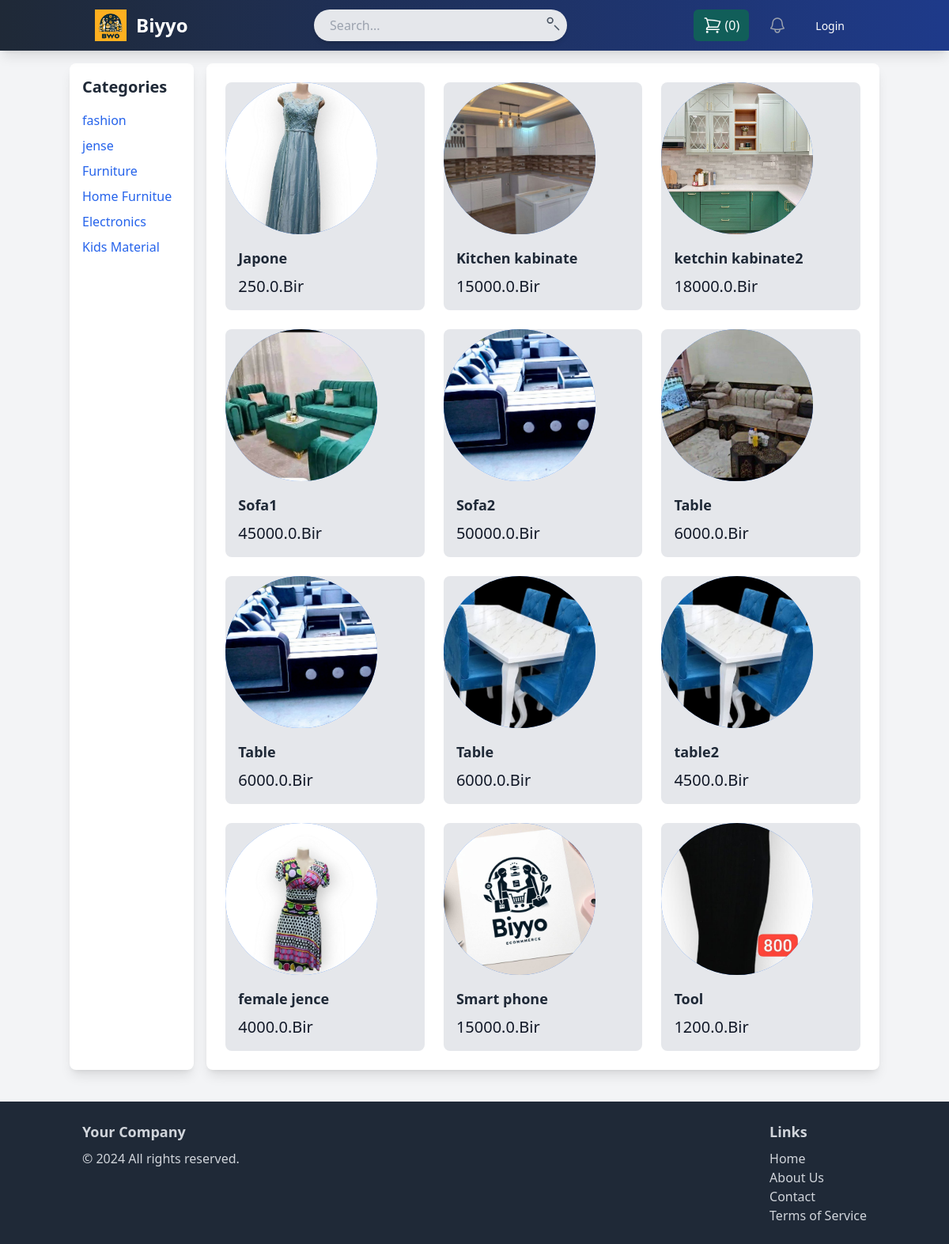
The page /category/ on the database its author committed.
### Stores/models.py (models this page shows, shortened)
class Categories(models.Model):
    id = models.AutoField(primary_key=True)
    name = models.CharField(max_length=50)
    description = models.TextField(blank=True, null=True)
    parent = models.ForeignKey('self', on_delete=models.CASCADE, blank=True, null=True, related_name='subcategories')
    domain_user = models.ForeignKey(User, on_delete=models.CASCADE, blank=True, null=True, related_name='categories')
    added_by = models.ForeignKey(User, on_delete=models.CASCADE, blank=True, null=True, related_name='added_categories')
    created_at = models.DateTimeField(auto_now_add=True)
    updated_at = models.DateTimeField(auto_now=True)

class Products(models.Model):
    DRAFT= 'Draft'
    WAITING_APPROVAL= 'Waiting Apruval'
    ACTIVE = 'active'
    DELETE = 'delete'
    STATUS_CHOICES = (
        (DRAFT,'Draft'),
        (WAITING_APPROVAL,'Waiting Apruval'),
        (ACTIVE,'active'),
        (DELETE, 'delete')
    )
    id = models.AutoField(primary_key=True)
    name = models.CharField(max_length=50, blank=True, null=True)
    image = models.ImageField(upload_to="product_images", null=True, blank=True)
    category = models.ForeignKey(Categories, on_delete=models.CASCADE, default=1)
    description = models.TextField(blank=True, null=True)
    specifications = models.JSONField(blank=True, null=True)
    initial_sell = models.FloatField(blank=True, null=True)
    initial_buy = models.FloatField(blank=True, null=True)
    dimensions = models.CharField(default='0x0x0', max_length=255)
    color = models.CharField(max_length=255)
    tax_percentage = models.CharField(max_length=255, blank=True, null=True)
    brand = models.CharField(max_length=255)
    brand_model = models.CharField(max_length=255, blank=True, null=True)
    status = models.CharField(max_length=255, choices=STATUS_CHOICES, default=ACTIVE)
    additional_details = models.JSONField(blank=True, null=True)
    display_order = models.IntegerField(default=0)
    parent = models.ForeignKey('self', on_delete=models.CASCADE, blank=True, null=True, related_name='variants')
    domain_user = models.ForeignKey(User, on_delete=models.CASCADE)  # Default to user with ID=1
    added_by = models.ForeignKey(User, on_delete=models.CASCADE, related_name='added_products')
    created_at = models.DateTimeField(auto_now_add=True)
    updated_at = models.DateTimeField(auto_now=True)

### Stores/views.py (the view)
# urls.py: path('category/', views.category_home, name='catagory_home'),
def category_home(request):
    categories = Categories.objects.all()  # Fetch all categories
    products = Products.objects.filter().exclude(status='DELETE') # Fetch all products (initial view without filtering)
    context = {
        'categories': categories,  # Send categories for sidebar
        'products': products  # Send all products to display in the body
    }
    return render(request, 'Home.html', context)  # Use 'home.html' as the main template

### Stores/cart.py (called while the page is built)
    def __len__(self):
        return sum(item['quantity'] for item in self.cart.values())

### Stores/context_proccessor.py (called while the page is built)
def cart (request):
    return {'cart':Cart(request)}

### Stores/Templates/Home.html (shortened to what this page needs)
{% extends "base.html" %}
{% load static %}
{% block content %}
    <div class="container mx-auto">
        <div class="grid grid-cols-6 gap-4">
            <div class="col-span-1 bg-white p-4 rounded-lg shadow-lg">
                <h2 class="text-xl font-semibold mb-4 text-gray-800">Categories</h2>
                <ul class="space-y-2">
                    {% for category in categories %}
                        <li>
                            <a href="{% url 'category_product' category.pk %}" class="text-blue-600 hover:text-blue-800 transition-colors duration-300">
                                {{ category.name }}
                            </a>
                        </li>
                    {% endfor %}
                </ul>
            </div>
            <div class="col-span-5 bg-white p-6 rounded-lg shadow-lg">
                <div class="grid grid-cols-1 gap-6 sm:grid-cols-2 lg:grid-cols-3 xl:grid-cols-4 xl:gap-8">
                    {% for product in products %}
                        <a href="{% url 'product_detail' product.pk %}" class="group">
                            <div class="bg-gray-200 rounded-lg overflow-hidden">
                                {% if product.image %}
                                    <img src="{{ product.image.url }}" alt="{{ product.name }}" class="w-48 h-48  rounded-full bg-blue-500 object-cover object-center group-hover:opacity-75 hover: animate-[wiggle_1s_ease-in-out_infinite] transition-opacity duration-300">
                                {% else %}
                                    <img src="{% static 'Images/default-placeholder.png' %}" alt="No Image" class="w-full h-48 object-cover object-center group-hover:opacity-75 transition-opacity duration-300">
                                {% endif %}
                                <div class="p-4">
                                    <h3 class="text-lg font-semibold text-gray-800 mb-2">{{ product.name }}</h3>
                                    <p class="text-xl font-medium text-gray-900">{{ product.initial_sell }}.Bir</p>
                                </div>
                            </div>
                        </a>
                    {% endfor %}
                </div>
            </div>
        </div>
    </div>
{% endblock content %}

### Stores/Templates/base.html (shortened to what this page needs)
{% load compress %}
{% load static %}
<!DOCTYPE html>
<html lang="en">
<head>
    {% compress css %}
    <link rel="stylesheet" href="{% static 'src/output.css' %}">
    {% endcompress %}
    <script src="https://cdn.tailwindcss.com/3.0.0?plugins=typography@0.5.0"></script>
</head>
<body class="bg-gray-100">
    <nav class="fixed top-0 left-0 right-0 bg-gradient-to-r from-gray-800 to-blue-900 shadow-lg z-50">
        <div class="container mx-auto px-4 sm:px-6 lg:px-8">
            <div class="flex justify-between h-16 items-center">
                <div class="flex items-center">
                    <a href="{% url 'gen_home' %}" class="flex items-center space-x-3">
                        <img class="h-10 w-auto" src="{% static 'Images/logo1.jfif' %}" alt="Your Company Logo">
                        <span class="text-white font-semibold text-2xl">Biyyo</span>
                    </a>
                </div>
                <div class="hidden md:block">
                    <form action="search/" method="GET" class="relative flex items-center">
                        <input type="search" name="query" placeholder="Search..." class="rounded-full bg-gray-200 text-gray-900 px-5 py-2 w-80 shadow-md focus:outline-none focus:ring-2 focus:ring-blue-500 transition duration-300 ease-in-out" />
                        <button type="submit" class="absolute right-2 top-2 text-gray-600 hover:text-blue-500">
                            <svg class="h-5 w-5" fill="none" viewBox="0 0 24 24" stroke="currentColor" stroke-width="2">
                                <path stroke-linecap="round" stroke-linejoin="round" d="M21 21l-6-6M8 11a4 4 0 100-8 4 4 0 000 8z" />
                            </svg>
                        </button>
                    </form>
                </div>
                <div class="flex items-center space-x-4">
                    <a href="{% url 'cart_view' %}" class="flex items-center space-x-1 bg-teal-800 hover:bg-teal-900 text-white px-3 py-2 rounded-md transition duration-300">
                        <span>({{ cart|length }})</span>
                    </a>
                    <button class="relative p-2 rounded-full text-gray-400 hover:text-white focus:outline-none transition">
                    </button>
                    <div class="relative ml-3">
                        {% if request.user.is_authenticated %}
                            <button id="profile-dropdown" class="flex items-center space-x-2 focus:outline-none">
                                <img class="h-8 w-8 rounded-full border-2 border-blue-600" src="{% static 'Images/ze.jpg' %}" alt="Your Profile Picture">
                                <span class="text-white font-medium">{{ request.user.username }}</span>
                            </button>
                            <div id="dropdown-menu" class="hidden absolute right-0 mt-2 w-48 bg-white rounded-md shadow-lg z-10">
                                <div class="py-1">
                                    <a href="{% url 'myaccount' %}" class="block px-4 py-2 text-gray-700 hover:bg-blue-500 hover:text-white transition duration-200">My Account</a>
                                    {% if request.user.userprofile.is_vendor %}
                                        <a href="{% url 'my_store' %}" class="block px-4 py-2 text-gray-700 hover:bg-blue-500 hover:text-white transition duration-200">My Store</a>
                                    {% endif %}
                                    <form id="logout-form" action="{% url 'logout' %}" method="POST" style="display: inline;">
                                        {% csrf_token %}
                                        <button type="submit" class="btn btn-link">Logout</button>
                                    </form>
                                </div>
                            </div>
                        {% else %}
                            <a href="{% url 'login' %}" class="text-white hover:bg-blue-700 px-3 py-2 rounded-md text-sm font-medium transition duration-200">Login</a>
                        {% endif %}
                    </div>
                </div>
            </div>
        </div>
    </nav>
    <main class="container mx-auto mt-20">
        {% block content %}
        {% endblock content %}
    </main>
    <footer class="bg-gray-800 text-gray-300 mt-10 py-6">
        <div class="container mx-auto px-4">
            <div class="flex justify-between">
                <div>
                    <h3 class="text-lg font-bold mb-2">Your Company</h3>
                    <p>&copy; 2024 All rights reserved.</p>
                </div>
                <div>
                    <h3 class="text-lg font-bold mb-2">Links</h3>
                    <ul>
                        <li><a href="{% url 'gen_home' %}" class="hover:text-white">Home</a></li>
                        <li><a href="{% url 'about' %}" class="hover:text-white">About Us</a></li>
                        <li><a href="" class="hover:text-white">Contact</a></li>
                        <li><a href="" class="hover:text-white">Terms of Service</a></li>
                    </ul>
                </div>
            </div>
        </div>
    </footer>
</body>
</html>

### rows shown on the page
Categories: name "fashion"
Categories: name "jense"
Categories: name "Furniture"
Categories: name "Home Furnitue"
Categories: name "Electronics"
Categories: name "Kids Material"
Products: image (picture), name "Japone", initial_sell "250.0"
Products: image (picture), name "Kitchen kabinate", initial_sell "15000.0"
Products: image (picture), name "ketchin kabinate2", initial_sell "18000.0"
Products: image (picture), name "Sofa1", initial_sell "45000.0"
Products: image (picture), name "Sofa2", initial_sell "50000.0"
Products: image (picture), name "Table", initial_sell "6000.0"
Products: image (picture), name "Table", initial_sell "6000.0"
Products: image (picture), name "Table", initial_sell "6000.0"
Products: image (picture), name "table2", initial_sell "4500.0"
Products: image (picture), name "female jence", initial_sell "4000.0"
Products: image (picture), name "Smart phone", initial_sell "15000.0"
Products: image (picture), name "Tool", initial_sell "1200.0"

### other values the page prints
{{ cart|length }} "0"
